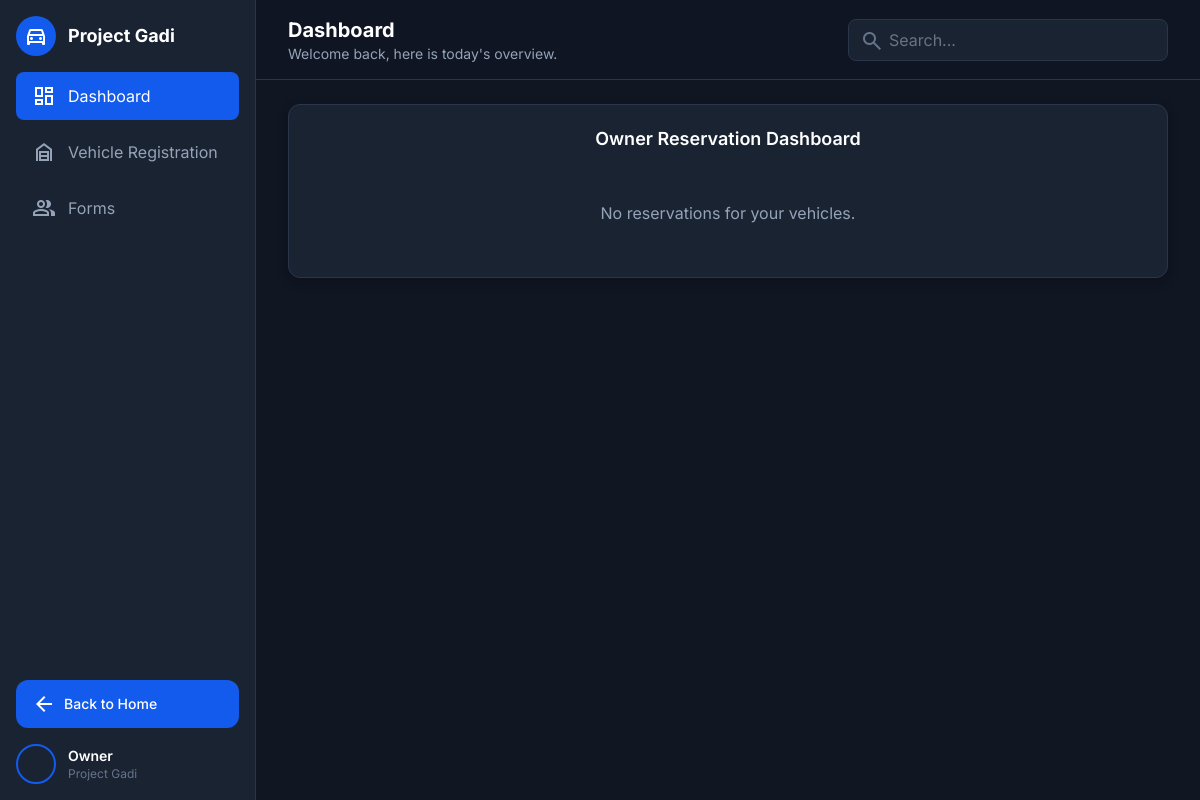
The page /reservations/owner/ (signed in) on the database as committed earlier.
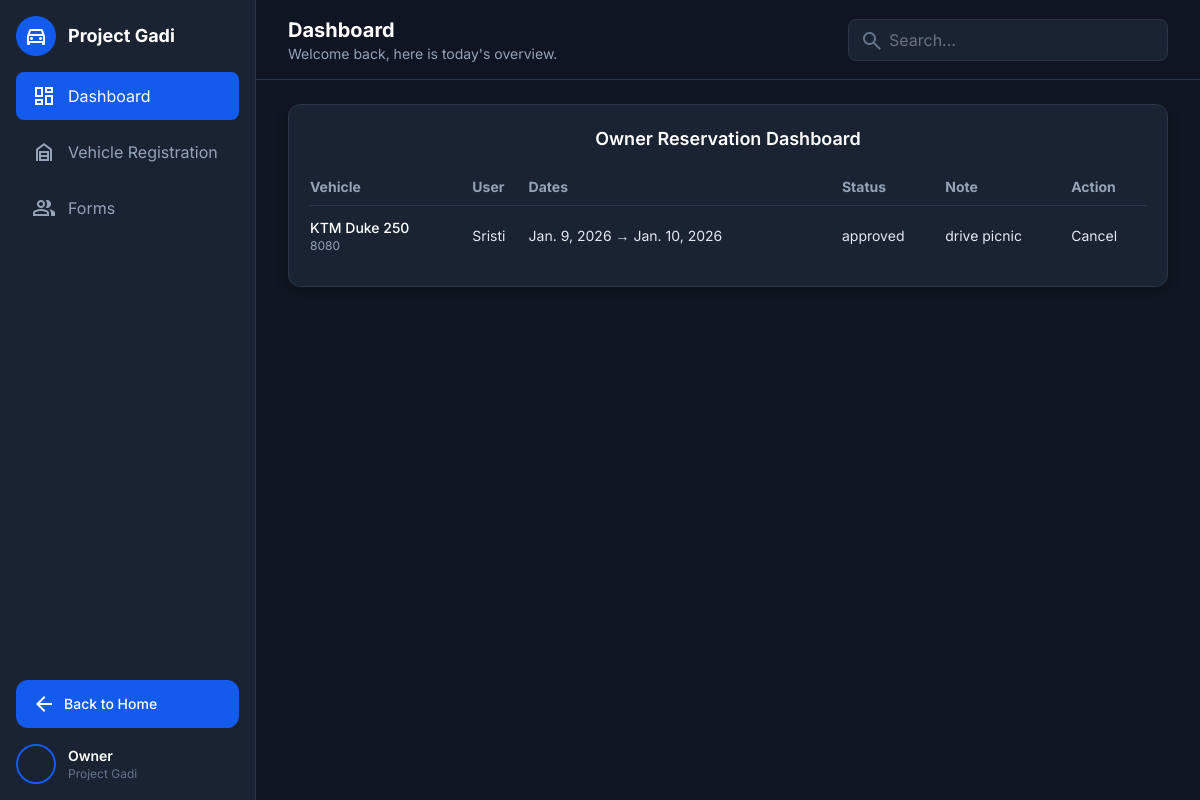
The same page on the database as committed later.
### reservations/models.py (models this page shows, shortened)
class Reservation(models.Model):
    STATUS_CHOICES = [
        ("pending", "Pending"),
        ("approved", "Approved"),
        ("rejected", "Rejected"),
        ("cancelled", "Cancelled"),
    ]
    vehicle = models.ForeignKey(Vehicle, on_delete=models.CASCADE, related_name="reservations")
    user = models.ForeignKey(settings.AUTH_USER_MODEL, on_delete=models.CASCADE, related_name="reservations")
    start_date = models.DateField()
    end_date = models.DateField()
    purpose = models.CharField(max_length=255)
    status = models.CharField(max_length=20, choices=STATUS_CHOICES, default="pending")
    owner_note = models.TextField(blank=True)  # rejection reason / owner note
    created_at = models.DateTimeField(auto_now_add=True)

### vehicles/models.py (models this page shows, shortened)
class Vehicle(models.Model):
    VEHICLE_TYPES = [
        ("bike", "Bike"),
        ("scooter", "Scooter"),
        ("car", "Car"),
        ("van", "Van"),
        ("truck", "Truck"),
    ]
    class ApprovalStatus(models.TextChoices):
        PENDING = "pending", "Pending"
        APPROVED = "approved", "Approved"
        REJECTED = "rejected", "Rejected"
    owner = models.ForeignKey(
        settings.AUTH_USER_MODEL,
        on_delete=models.CASCADE,
        related_name="vehicles",
    )
    vehicle_type = models.CharField(max_length=20, choices=VEHICLE_TYPES)
    model_name = models.CharField(max_length=120)
    number_plate_no = models.CharField(max_length=50, unique=True)
    license_no = models.CharField(max_length=50)
    license_front_photo = models.ImageField(upload_to=upload_vehicle_doc)
    license_back_photo = models.ImageField(upload_to=upload_vehicle_doc)
    bluebook_photo = models.ImageField(upload_to=upload_vehicle_doc)
    vehicle_photo_with_plate = models.ImageField(upload_to=upload_vehicle_doc)
    status = models.CharField(
        max_length=20, choices=ApprovalStatus.choices, default=ApprovalStatus.PENDING
    )
    admin_feedback = models.TextField(blank=True)
    submitted_at = models.DateTimeField(auto_now_add=True)
    reviewed_at = models.DateTimeField(null=True, blank=True)
    reviewed_by = models.ForeignKey(
        settings.AUTH_USER_MODEL,
        on_delete=models.SET_NULL,
        null=True,
        blank=True,
        related_name="vehicle_reviews",
    )

### accounts/models.py (models this page shows, shortened)
class User(AbstractUser):
    class Roles(models.TextChoices):
        USER = "user", "User"
        OWNER = "owner", "Vehicle Owner"
    role = models.CharField(max_length=20, choices=Roles.choices, default=Roles.USER)
    @property
    def is_owner(self) -> bool:
        return self.role == self.Roles.OWNER

### reservations/views.py (the view)
    def _wrapped(request, *args, **kwargs):
        if not request.user.is_authenticated or not getattr(request.user, "is_owner", False):
            return HttpResponseForbidden("Owner access only.")
        return view_func(request, *args, **kwargs)

### reservations/views.py (called while the page is built)
def owner_required(view_func):
    def _wrapped(request, *args, **kwargs):
        if not request.user.is_authenticated or not getattr(request.user, "is_owner", False):
            return HttpResponseForbidden("Owner access only.")
        return view_func(request, *args, **kwargs)
    return _wrapped

@login_required
@owner_required
def owner_reservations_dashboard(request):
    qs = Reservation.objects.filter(
        vehicle__owner=request.user
    ).select_related("vehicle", "user").order_by("-created_at")
    return render(request, "reservations/owner_dashboard.html", {"reservations": qs})

### templates/reservations/owner_dashboard.html (shortened to what the changed rows need)
<!DOCTYPE html>
<html class="dark" lang="en">
<head>
  <script src="https://cdn.tailwindcss.com?plugins=forms,container-queries"></script>
</head>
<body class="bg-background-dark text-slate-200 h-screen overflow-hidden flex">
<aside class="w-64 bg-card-dark border-r border-border-dark flex flex-col justify-between shrink-0">
  <div class="p-4 space-y-4">
    <div class="flex items-center gap-3">
      <h1 class="font-bold text-lg text-white">Project Gadi</h1>
    </div>
  </div>
</aside>
<main class="flex-1 flex flex-col overflow-hidden">
  <header class="h-20 px-8 flex items-center justify-between border-b border-border-dark bg-background-dark/80">
    <div>
      <h2 class="text-xl font-bold text-white">Dashboard</h2>
    </div>
  </header>
  <div class="flex-1 overflow-y-auto px-8 py-6 space-y-6">
<div class="bg-card-dark border border-border-dark rounded-xl p-5 shadow-card">
  {% if reservations %}
  <table class="w-full text-sm">
    <thead>
      <tr class="text-slate-400 border-b border-border-dark">
        <th class="py-2 text-left">Vehicle</th>
        <th class="py-2 text-left">User</th>
        <th class="py-2 text-left">Dates</th>
        <th class="py-2 text-left">Status</th>
        <th class="py-2 text-left">Note</th>
        <th class="py-2 text-left">Action</th>
      </tr>
    </thead>
    <tbody class="divide-y divide-border-dark">
      {% for r in reservations %}
      <tr class="text-slate-200">
        <td class="py-3">
          <div class="font-medium text-white">
            {{ r.vehicle.model_name }}
          </div>
          <div class="text-xs text-slate-400">
            {{ r.vehicle.number_plate_no }}
          </div>
        </td>
        <td class="py-3">{{ r.user.username }}</td>
        <td class="py-3">
          {{ r.start_date }} → {{ r.end_date }}
        </td>
        <td class="py-3">
          <span class="badge {{ r.status }}">
            {{ r.status }}
          </span>
        </td>
        <td class="py-3">
          {{ r.purpose|default:"—" }}
        </td>
        <td class="py-3">
          {% if r.status == "pending" %}
            <a href="{% url 'owner_decide_reservation' r.id %}"
               class="btn-primary">
              Approve / Reject
            </a>
          {% elif r.status == "approved" %}
            <a href="{% url 'owner_cancel_approved' r.id %}"
               class="btn-danger">
              Cancel
            </a>
          {% else %}
            —
          {% endif %}
        </td>
      </tr>
      {% endfor %}
    </tbody>
  </table>
  {% else %}
  <div class="text-center text-slate-400 py-8">
    <p>No reservations for your vehicles.</p>
  </div>
  {% endif %}
</div>

Rows that differ between the two databases and show on the page:
added Reservation: vehicle.model_name "KTM Duke 250", vehicle.number_plate_no "8080", user.username "Sristi", start_date "Jan. 9, 2026", end_date "Jan. 10, 2026", status "approved", purpose "drive picnic", shows "Cancel"
Other text that changed with them:
text no longer shown: "No reservations for your vehicles."
text now shown: "Vehicle User Dates Status Note Action"
